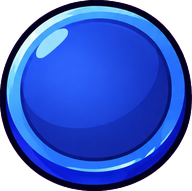
#> input picture assets/ui/b_base.png, 192 x 191 px; its folder holds only this picture in this run
$ python slice_ui.py ../assets/ui/b_base.png ../assets/ui/b_base_dn.png
#> lines starting #> are read from the running program, lines starting #| are printed output that depends on the picture
# 切 GPT 介面樣式圖:洋紅去背 -> 連通區塊 -> 依序輸出(左到右、上到下分列)
import sys, numpy as np
from PIL import Image
from collections import deque

def key(im):
    a = np.asarray(im.convert('RGB')).astype(np.float32)
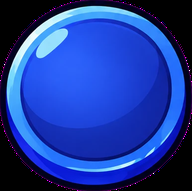
#> a: shape (191, 192, 3) float32; mean R, G, B 29.6, 59.9, 157.4
    r, g, b = a[..., 0], a[..., 1], a[..., 2]
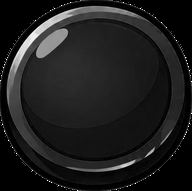
#> r: shape (191, 192) float32; min 0, max 255, mean 29.6
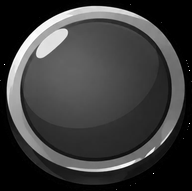
#> g: shape (191, 192) float32; min 0, max 255, mean 59.9
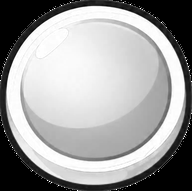
#> b: shape (191, 192) float32; min 0, max 255, mean 157.4
    # 洋紅度:r、b 高、g 低
    m = np.minimum(r, b) - g
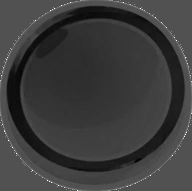
#> m: shape (191, 192) float32; min -120, max 255, mean -30.4; drawn with min black and max white
    alpha = np.clip((m - 60) / 80.0, 0, 1)      # m>140 完全透明
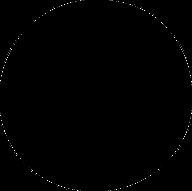
#> alpha: shape (191, 192) float32; min 0, max 1, mean 0.0035
    alpha = 1 - alpha
    # 去洋紅溢色:邊緣像素把 r、b 往 g 壓
    spill = np.clip((m - 10) / 130.0, 0, 1) * alpha
    r2 = r - spill * (r - g) * .8
    b2 = b - spill * (b - g) * .8
    out = np.dstack([r2, g, b2, alpha * 255]).clip(0, 255).astype(np.uint8)
    return Image.fromarray(out, 'RGBA')

def comps(rgba, minsize=40):
#> called with minsize = 40
    F = 4
    al = np.asarray(rgba)[..., 3] > 40
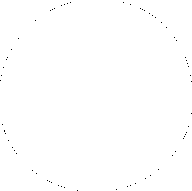
#> al: shape (191, 192) bool; 99.8% white; black in thin lines or dots
    H, W = al.shape
#> H = 191; W = 192
    sm = al[:H // F * F, :W // F * F].reshape(H // F, F, W // F, F).any(axis=(1, 3))
#> sm: shape (47, 48) bool; every value is 1
    # 膨脹 2 格(=8px)以連起外框與內部
    d = sm.copy()
    for _ in range(int(__import__("os").environ.get("DIL","2"))):
        e = d.copy(); e[1:] |= d[:-1]; e[:-1] |= d[1:]; e[:, 1:] |= d[:, :-1]; e[:, :-1] |= d[:, 1:]; d = e
    seen = np.zeros_like(d); boxes = []
    h, w = d.shape
#> h = 47; w = 48
    for y0 in range(h):
        for x0 in range(w):
            if d[y0, x0] and not seen[y0, x0]:
                q = deque([(y0, x0)]); seen[y0, x0] = True
                y1 = y2 = y0; x1 = x2 = x0
                while q:
                    y, x = q.popleft()
                    y1 = min(y1, y); y2 = max(y2, y); x1 = min(x1, x); x2 = max(x2, x)
                    for dy, dx in ((1, 0), (-1, 0), (0, 1), (0, -1)):
                        ny, nx = y + dy, x + dx
                        if 0 <= ny < h and 0 <= nx < w and d[ny, nx] and not seen[ny, nx]:
                            seen[ny, nx] = True; q.append((ny, nx))
                bh = (y2 - y1 + 1) * F; bw = (x2 - x1 + 1) * F
                if bh >= minsize and bw >= minsize:
                    boxes.append((y1 * F, x1 * F, (y2 + 1) * F, (x2 + 1) * F))
#> after the loop, boxes = [(0, 0, 188, 192)]
    return boxes

def order(boxes, rowtol=60):
#> called with rowtol = 60
    boxes = sorted(boxes, key=lambda b: (b[0] + b[2]) / 2)
#> boxes = [(0, 0, 188, 192)]
    rows = []
    for b in boxes:
        cy = (b[0] + b[2]) / 2
        if rows and abs(cy - rows[-1][0]) < rowtol:
            rows[-1][1].append(b)
        else:
            rows.append([cy, [b]])
    return [sorted(r[1], key=lambda b: b[1]) for r in rows]

if __name__ == '__main__':
    src, prefix = sys.argv[1], sys.argv[2]
    names = sys.argv[3:]
    im = key(Image.open(src))
    flat = [b for r in order(comps(im)) for b in r]
#> flat = [(0, 0, 188, 192)]
    print(len(flat), 'blocks')
#| 1 blocks
    for b in flat: print(b)
#> this loop made 1 pass
#| (0, 0, 188, 192)
    for nm, b in zip(names, flat):
        c = im.crop((b[1], b[0], b[3], b[2]))
        bb = c.getbbox(); c = c.crop(bb) if bb else c
        c.save('assets/ui/%s.png' % nm); print(nm, c.size)
#> this loop made 0 passes
